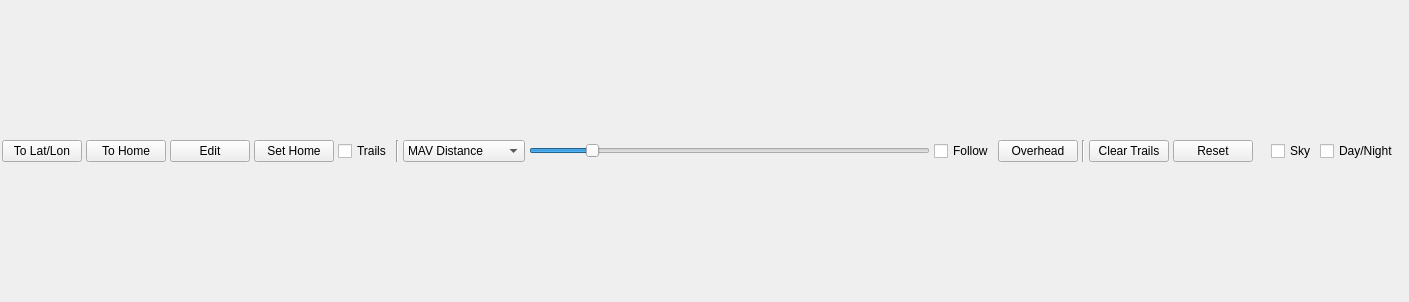
<?xml version="1.0" encoding="UTF-8"?>
<ui version="4.0">
 <class>QGCGoogleEarthView</class>
 <widget class="QWidget" name="QGCGoogleEarthView">
  <property name="geometry">
   <rect>
    <x>0</x>
    <y>0</y>
    <width>1409</width>
    <height>302</height>
   </rect>
  </property>
  <property name="windowTitle">
   <string>Form</string>
  </property>
  <layout class="QGridLayout" name="gridLayout" columnstretch="1,10,10,10,10,5,10,1000,10,10,10,10,10,5,2,2,0,0">
   <property name="horizontalSpacing">
    <number>4</number>
   </property>
   <property name="verticalSpacing">
    <number>2</number>
   </property>
   <property name="margin">
    <number>2</number>
   </property>
   <item row="0" column="0" colspan="18">
    <layout class="QVBoxLayout" name="webViewLayout"/>
   </item>
   <item row="1" column="1">
    <widget class="QPushButton" name="goHomeButton">
     <property name="toolTip">
      <string>Go to home location</string>
     </property>
     <property name="statusTip">
      <string>Go to home location</string>
     </property>
     <property name="whatsThis">
      <string>Go to home location</string>
     </property>
     <property name="text">
      <string>To Home</string>
     </property>
    </widget>
   </item>
   <item row="1" column="3">
    <widget class="QPushButton" name="setHomeButton">
     <property name="text">
      <string>Set Home</string>
     </property>
     <property name="checkable">
      <bool>true</bool>
     </property>
    </widget>
   </item>
   <item row="1" column="2">
    <widget class="QPushButton" name="editButton">
     <property name="toolTip">
      <string>Enable waypoint and home location edit mode</string>
     </property>
     <property name="statusTip">
      <string>Enable waypoint and home location edit mode</string>
     </property>
     <property name="text">
      <string>Edit</string>
     </property>
     <property name="checkable">
      <bool>true</bool>
     </property>
    </widget>
   </item>
   <item row="1" column="4">
    <widget class="QCheckBox" name="trailCheckbox">
     <property name="toolTip">
      <string>Show MAV trajectories</string>
     </property>
     <property name="statusTip">
      <string>Show MAV trajectories</string>
     </property>
     <property name="whatsThis">
      <string>Show MAV trajectories</string>
     </property>
     <property name="text">
      <string>Trails</string>
     </property>
    </widget>
   </item>
   <item row="1" column="5">
    <widget class="Line" name="line">
     <property name="orientation">
      <enum>Qt::Vertical</enum>
     </property>
    </widget>
   </item>
   <item row="1" column="6">
    <widget class="QComboBox" name="camDistanceComboBox">
     <property name="toolTip">
      <string>Select the MAV to chase</string>
     </property>
     <property name="statusTip">
      <string>Select the MAV to chase</string>
     </property>
     <property name="whatsThis">
      <string>Select the MAV to chase</string>
     </property>
     <item>
      <property name="text">
       <string>MAV Distance</string>
      </property>
     </item>
     <item>
      <property name="text">
       <string>Ground Distance</string>
      </property>
     </item>
    </widget>
   </item>
   <item row="1" column="7">
    <widget class="QSlider" name="camDistanceSlider">
     <property name="toolTip">
      <string>Distance of the chase camera to the MAV</string>
     </property>
     <property name="statusTip">
      <string>Distance of the chase camera to the MAV</string>
     </property>
     <property name="whatsThis">
      <string>Distance of the chase camera to the MAV</string>
     </property>
     <property name="minimum">
      <number>100</number>
     </property>
     <property name="maximum">
      <number>20000</number>
     </property>
     <property name="value">
      <number>3000</number>
     </property>
     <property name="orientation">
      <enum>Qt::Horizontal</enum>
     </property>
    </widget>
   </item>
   <item row="1" column="8">
    <widget class="QCheckBox" name="followAirplaneCheckbox">
     <property name="toolTip">
      <string>Chase the MAV</string>
     </property>
     <property name="statusTip">
      <string>Chase the MAV</string>
     </property>
     <property name="whatsThis">
      <string>Chase the MAV</string>
     </property>
     <property name="text">
      <string>Follow</string>
     </property>
    </widget>
   </item>
   <item row="1" column="9">
    <widget class="QPushButton" name="changeViewButton">
     <property name="text">
      <string>Overhead</string>
     </property>
    </widget>
   </item>
   <item row="1" column="10">
    <widget class="Line" name="line_2">
     <property name="orientation">
      <enum>Qt::Vertical</enum>
     </property>
    </widget>
   </item>
   <item row="1" column="11">
    <widget class="QPushButton" name="clearTrailsButton">
     <property name="toolTip">
      <string>Delete all waypoints</string>
     </property>
     <property name="statusTip">
      <string>Delete all waypoints</string>
     </property>
     <property name="whatsThis">
      <string>Delete all waypoints</string>
     </property>
     <property name="text">
      <string>Clear Trails</string>
     </property>
    </widget>
   </item>
   <item row="1" column="12">
    <widget class="QPushButton" name="resetButton">
     <property name="text">
      <string>Reset</string>
     </property>
    </widget>
   </item>
   <item row="1" column="13">
    <spacer name="horizontalSpacer">
     <property name="orientation">
      <enum>Qt::Horizontal</enum>
     </property>
     <property name="sizeType">
      <enum>QSizePolicy::MinimumExpanding</enum>
     </property>
     <property name="sizeHint" stdset="0">
      <size>
       <width>10</width>
       <height>20</height>
      </size>
     </property>
    </spacer>
   </item>
   <item row="1" column="14">
    <widget class="QCheckBox" name="atmosphereCheckBox">
     <property name="toolTip">
      <string>Enable the atmosphere visualization. Not recommended for mission execution, only for visualization</string>
     </property>
     <property name="statusTip">
      <string>Enable the atmosphere visualization. Not recommended for mission execution, only for visualization</string>
     </property>
     <property name="text">
      <string>Sky</string>
     </property>
    </widget>
   </item>
   <item row="1" column="15">
    <widget class="QCheckBox" name="daylightCheckBox">
     <property name="toolTip">
      <string>Enable day/night light. Not recommended for mission execution, only for visualization.</string>
     </property>
     <property name="statusTip">
      <string>Enable day/night light. Not recommended for mission execution, only for visualization.</string>
     </property>
     <property name="text">
      <string>Day/Night</string>
     </property>
    </widget>
   </item>
   <item row="1" column="0">
    <widget class="QPushButton" name="toLatLonButton">
     <property name="text">
      <string>To Lat/Lon</string>
     </property>
    </widget>
   </item>
  </layout>
 </widget>
 <resources/>
 <connections/>
</ui>
